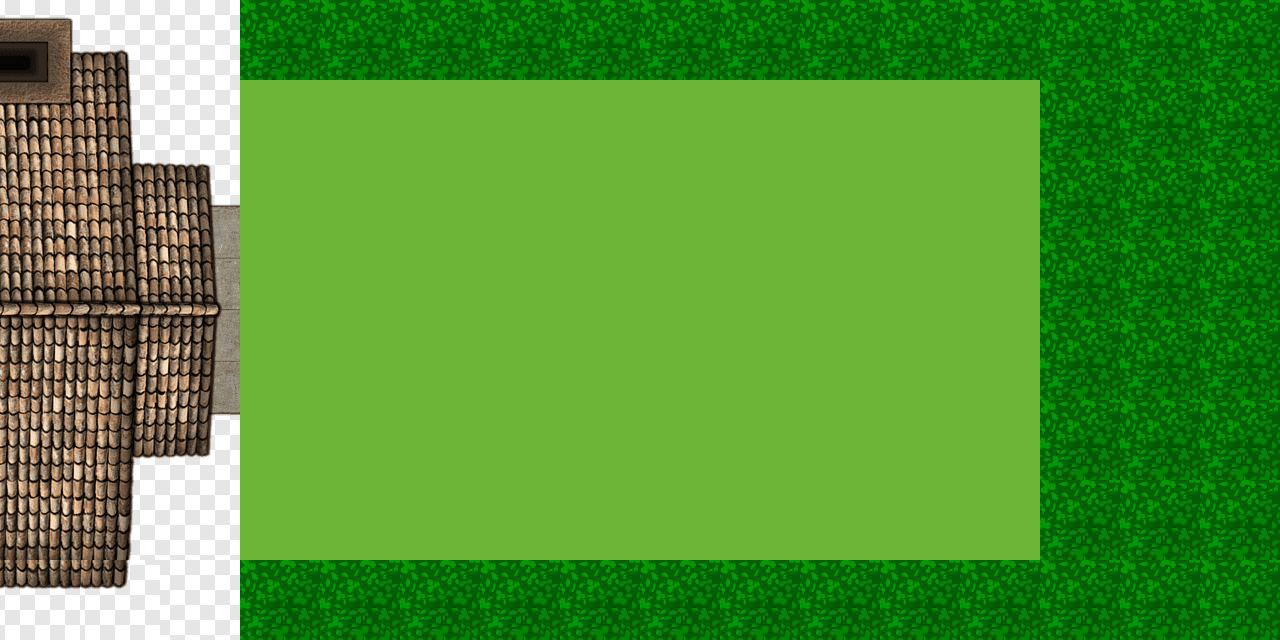

A 2D game scene composited from a Tiled map and its tileset images. What follows is a short description and the map's XML, with every tile layer's data as written:
An orthogonal 16x8 tile map with 80x80 px tiles, 1 tile layer (Tile Layer 1), 5 tilesets and 4 objects (3x border, End).

<map version="1.10" tiledversion="1.10.1" orientation="orthogonal" renderorder="right-down" width="16" height="8" tilewidth="80" tileheight="80" infinite="0" nextlayerid="4" nextobjectid="8">
 <tileset firstgid="1" name="darkgreen" tilewidth="80" tileheight="80" tilecount="3" columns="3">
  <image source="darkgreen.png" width="300" height="150" />
 </tileset>
 <tileset firstgid="4" name="green" tilewidth="80" tileheight="80" tilecount="330" columns="15">
  <image source="green.jpg" width="1200" height="1800" />
 </tileset>
 <tileset firstgid="334" name="lightgreen" tilewidth="80" tileheight="80" tilecount="4" columns="2">
  <image source="lightgreen.png" width="225" height="225" />
 </tileset>
 <tileset firstgid="338" name="download" tilewidth="80" tileheight="80" tilecount="4" columns="2">
  <image source="download.jpeg" width="225" height="225" />
 </tileset>
 <tileset firstgid="342" name="png-transparent-roof-tiles-map-role-playing-game-tile-roofed-game-building-wood" tilewidth="80" tileheight="80" tilecount="77" columns="11">
  <image source="png-transparent-roof-tiles-map-role-playing-game-tile-roofed-game-building-wood.png" width="920" height="614" />
 </tileset>
 <layer id="1" name="Tile Layer 1" width="16" height="8">
  <data encoding="csv">
350,351,352,341,341,341,341,341,341,341,341,341,341,341,341,341,
361,362,363,5,5,5,5,5,5,5,5,5,5,341,341,341,
372,373,374,5,5,5,5,5,5,5,5,5,5,341,341,341,
383,384,385,5,5,5,5,5,5,5,5,5,5,341,341,341,
394,395,396,5,5,5,5,5,5,5,5,5,5,341,341,341,
405,406,407,5,5,5,5,5,5,5,5,5,5,341,341,341,
416,417,418,5,5,5,5,5,5,5,5,5,5,341,341,341,
3221225820,3221225814,352,341,341,341,341,341,341,341,341,341,341,341,341,341
</data>
 </layer>
 <objectgroup id="2" name="Object Layer 1">
  <object id="3" type="border" x="241.333" y="0" width="798.667" height="78.6667" />
  <object id="4" type="border" x="241.333" y="558.667" width="798.667" height="81.3333" />
  <object id="5" type="border" x="1040" y="0" width="80" height="640" />
  <object id="6" type="End" x="135.543" y="0" width="80" height="640" />
 </objectgroup>
</map>
